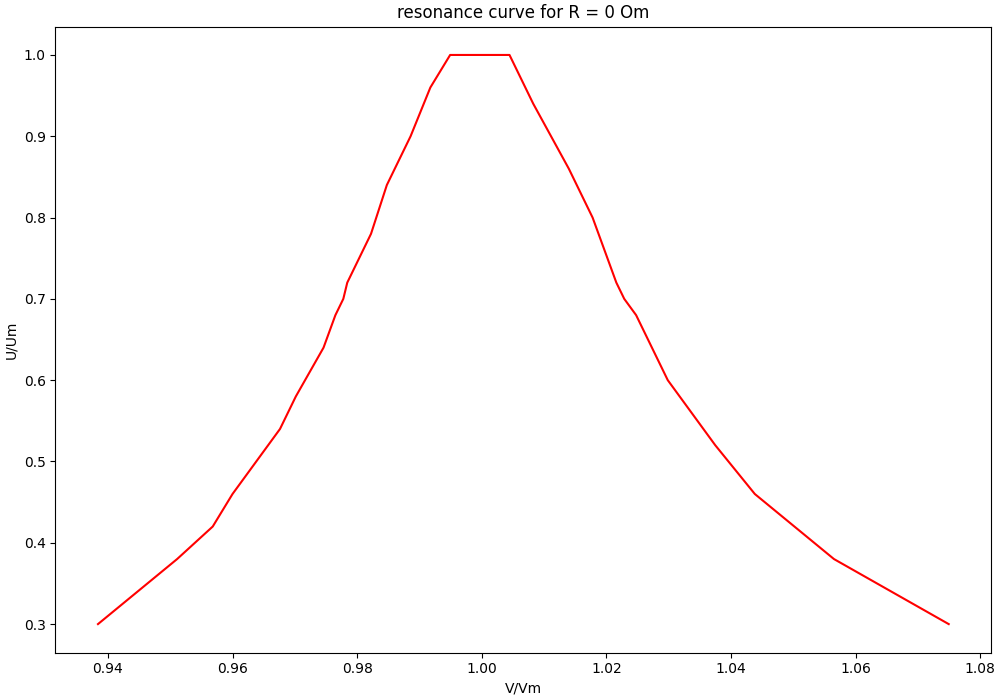

This chart was generated by the following Python code:
import matplotlib.pyplot as plt
import numpy as np

R_0_list_u = []
R_0_list_v = []
R_1_list = []

with  open('data', 'r')  as  data:
    for line in data:
        list_line = list((map(float, line.split())))
        R_0_list_u.append(list_line[0] / 100.0)
        R_0_list_v.append(list_line[1] / 1575.0)

x = np.array(R_0_list_v)
y = np.array(R_0_list_u)

fig, ax = plt.subplots(figsize=(10,7), constrained_layout=True)

ax.set_ylabel("U/Um")
ax.set_xlabel("V/Vm")
ax.set_title("resonance curve for R = 0 Om")

plt.plot(x, y, 'r')

print(R_0_list_v[23] - R_0_list_v[11])

plt.savefig("1.png")